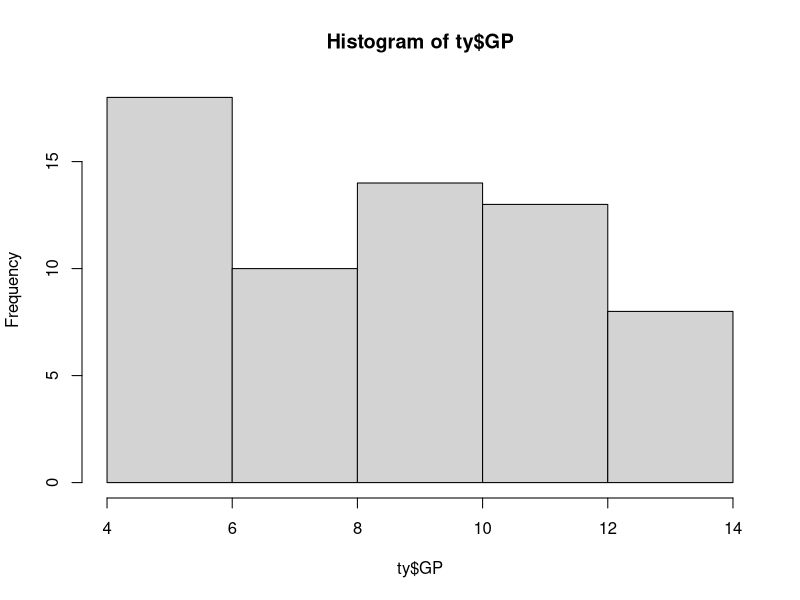
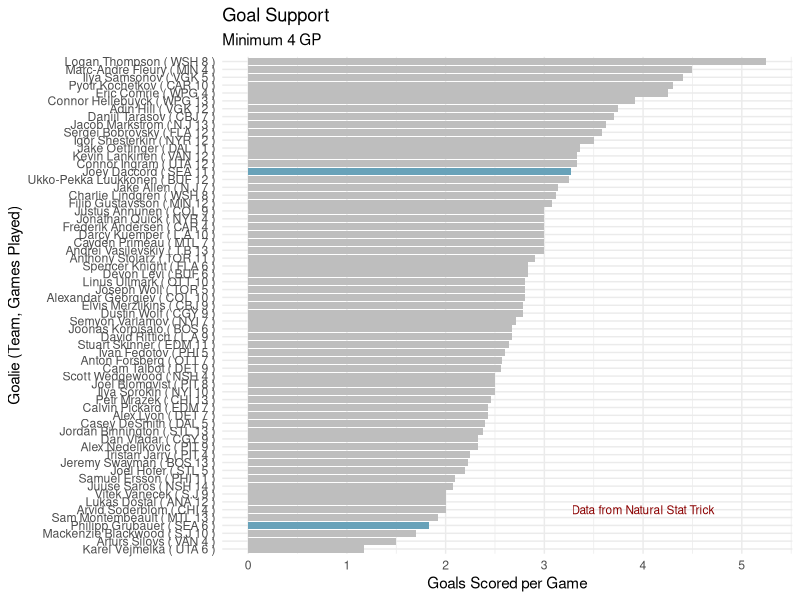
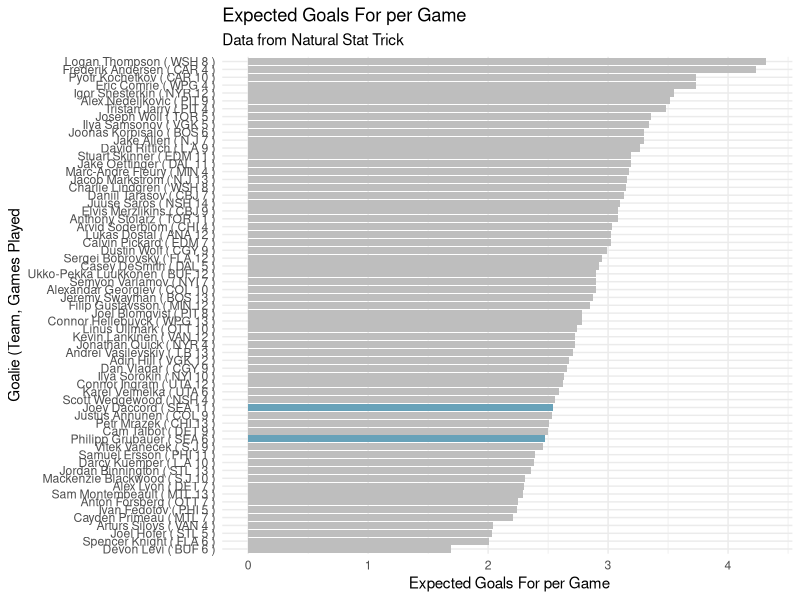
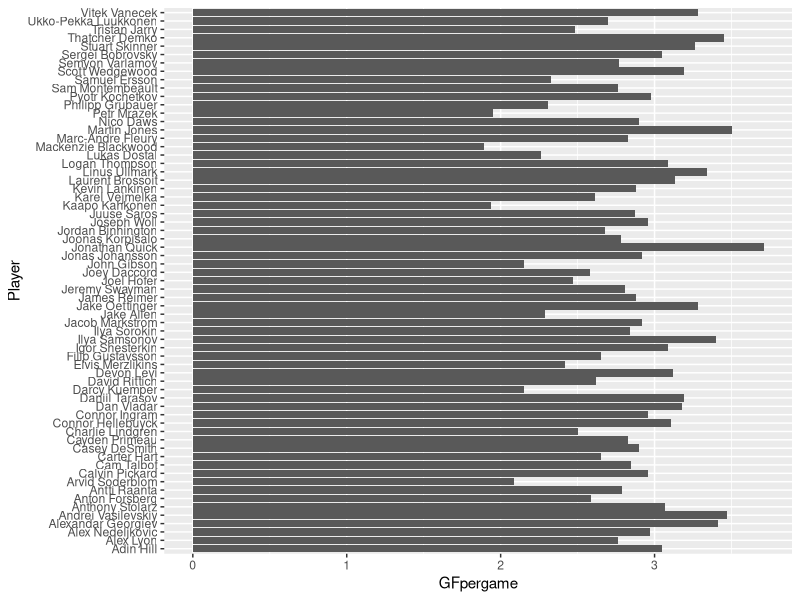
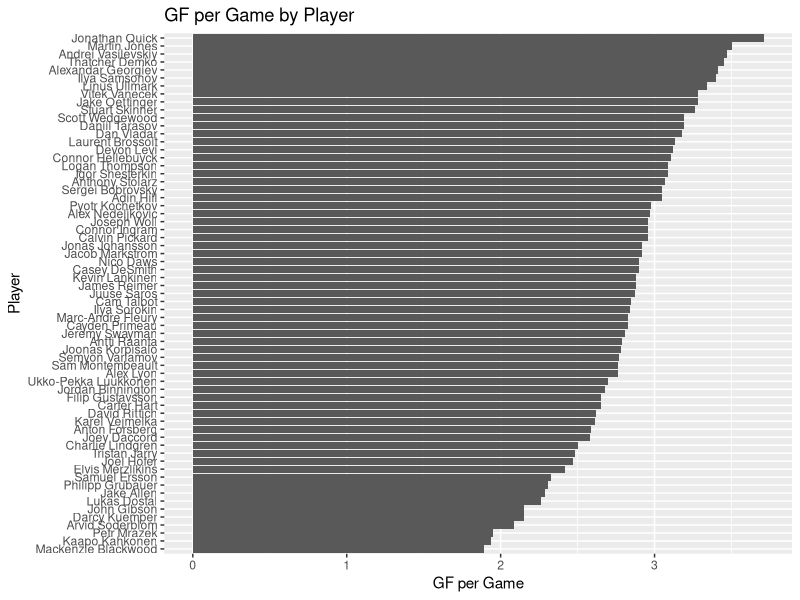
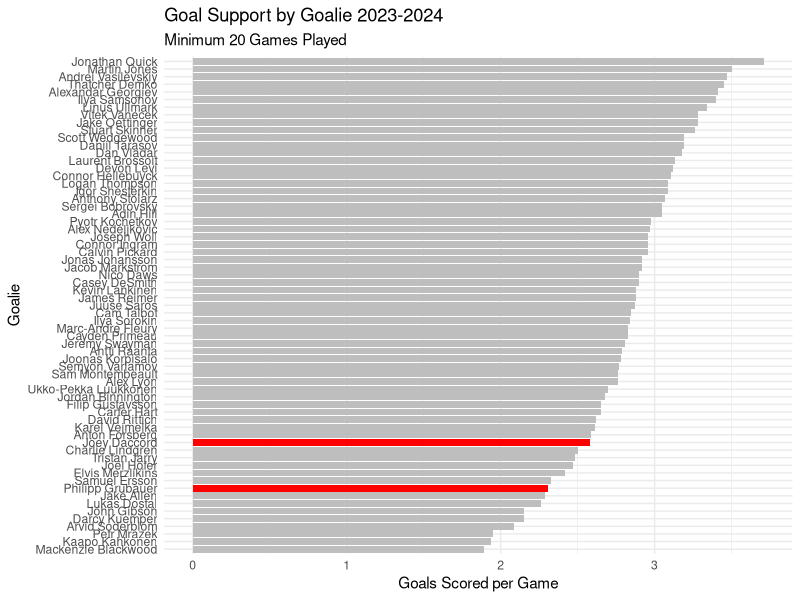

The R source for these figures, in order:
library(tidyverse)

#data from Natural Stat Trick https://www.naturalstattrick.com/playerteams.php?fromseason=20242025&thruseason=20242025&stype=2&sit=all&score=all&stdoi=oi&rate=n&team=ALL&pos=G&loc=B&toi=0&gpfilt=none&fd=&td=&tgp=410&lines=multi&draftteam=ALL

# This seasons data
ty <- read.csv("NST_20242025.csv")

ty <- ty %>%
  filter(GP > 3) %>%  # Move the filter first
  mutate(
    GFperGP = round(GF / GP, 2),
    xGFperGP = round(xGF / GP, 2)
  )
hist(ty$GP)

GFplot <- ggplot(ty, aes(x = reorder(paste(Player, "(", Team, GP, ")", sep = " "), GFperGP), y = GFperGP, fill = ifelse(Team == "SEA", "SEA", "other"))) +
  geom_bar(stat = "identity") +
  scale_fill_manual(values = c("SEA" = "#68A2B9", "other" = "gray")) +
  coord_flip() +
  labs(title = "Goal Support", x = "Goalie (Team, Games Played)", y = "Goals Scored per Game", subtitle = "Minimum 4 GP") +
  theme_minimal() +
  theme(legend.position = "none") +
  annotate("text", x = 6, y = 4 , label = "Data from Natural Stat Trick", color = "darkred", size = 3) 

GFplot


xGFplot <- ggplot(ty, aes(x = reorder(paste(Player, "(", Team, GP, ")", sep = " "), xGFperGP), y = xGFperGP, fill = ifelse(Team == "SEA", "SEA", "other"))) +
  geom_bar(stat = "identity") +
  scale_fill_manual(values = c("SEA" = "#68A2B9", "other" = "gray")) +
  coord_flip() +
  labs(title = "Expected Goals For per Game", x = "Goalie (Team, Games Played", y = " Expected Goals For per Game", subtitle = "Data from Natural Stat Trick") +
  theme_minimal() +
  theme(legend.position = "none")

xGFplot

#2023-2024 season
stats <- read.csv("NST_20232024.csv")

twentygames <- stats %>%
  filter(GP > 20)

#gf per game
twentygames <- twentygames %>%
  mutate(GFpergame = round(GF / GP, 2)) %>%
  arrange(desc(GFpergame))

# Last Season Charts
ggplot(twentygames, aes(x=Player, y=GFpergame)) +
  geom_bar(stat="identity")+
  coord_flip()

ggplot(twentygames, aes(x = reorder(Player, GFpergame), y = GFpergame)) +
  geom_bar(stat = "identity") +
  coord_flip() +
  labs(title = "GF per Game by Player", x = "Player", y = "GF per Game")

ggplot(twentygames, aes(x = reorder(Player, GFpergame), y = GFpergame, fill = ifelse(Team == "SEA", "SEA", "Other"))) +
  geom_bar(stat = "identity") +
  scale_fill_manual(values = c("SEA" = "red", "Other" = "gray")) + # Colors for SEA and other teams
  coord_flip() +
  labs(title = "Goal Support by Goalie 2023-2024", x = "Goalie", y = "Goals Scored per Game", subtitle = "Minimum 20 Games Played") +
  theme_minimal() +  # Optional: cleaner theme
  theme(legend.position = "none")  # This removes the legend